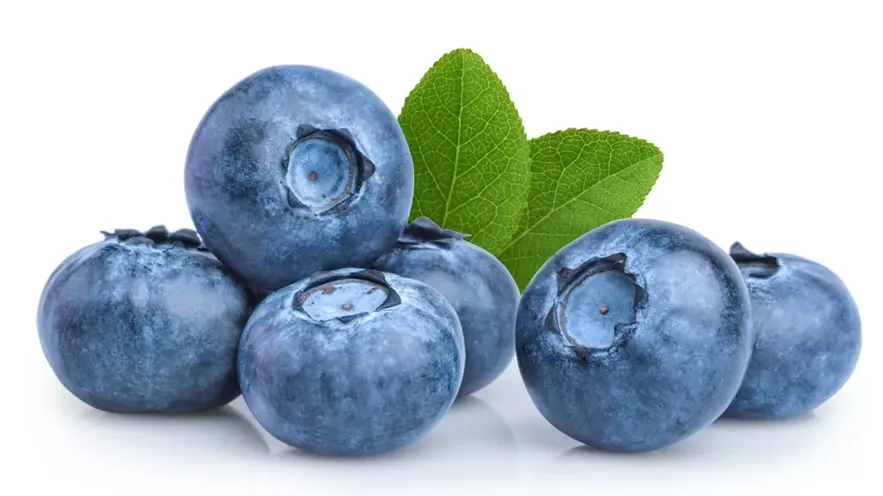
#> input picture recursos/Arandanos.webp, 883 x 496 px, shrunk from 1092 x 614 before the run, found by its file name
$ python intro_imagenes.py
#> lines starting #> are read from the running program, lines starting #| are printed output that depends on the picture; after the words box and inside, x2 and y2 are one past the last pixel; in counts of white or black regions, pixels touching at a corner belong together
# -*- coding: utf-8 -*-
"""
Created on Wed Jun 14 17:44:34 2023

@author: JUAN PABLO GASCA
"""

import cv2
import numpy as np

#Read method for pic path
blueberries = cv2.imread(r"C:\Users\JUANPABLOGASCA\Desktop\Deep_Vision\recursos\Arandanos.webp")
#> blueberries is the input picture: shape (496, 883, 3); mean B, G, R 195.3, 187, 170.6
#RGB = BGR (scales of three color - blue, green and red)
b = blueberries[:,:,0] #rows x columns of color blue
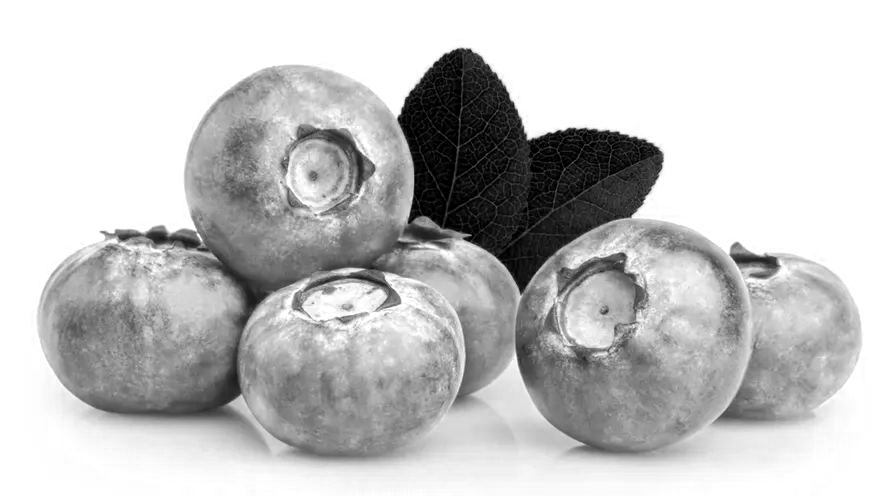
#> b: shape (496, 883); min 0, max 255, mean 195.3
g = blueberries[:,:,1] #rows x columns of color green
r = blueberries[:,:,2] #rows x columns of color red

bananas = cv2.imread(r"C:\Users\JUANPABLOGASCA\Desktop\Deep_Vision\recursos\bananos.jpg")
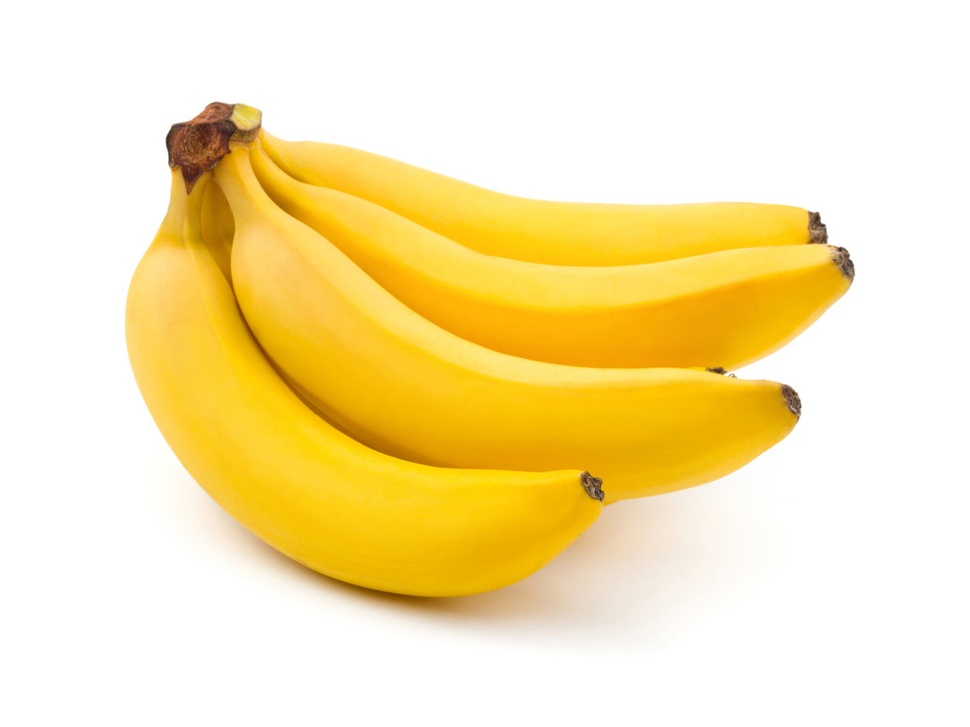
#> input picture recursos/bananos.jpg, 970 x 727 px, shrunk from 1200 x 900 before the run, found by its file name
#> bananas is the input picture: shape (727, 970, 3); mean B, G, R 178.6, 231.4, 249.4
#RGB = BGR (scales of three color - blue, green and red)
b2 = bananas[:,:,0] #rows x columns of color blue
g2 = bananas[:,:,1] #rows x columns of color green
r2 = bananas[:,:,2] #rows x columns of color red
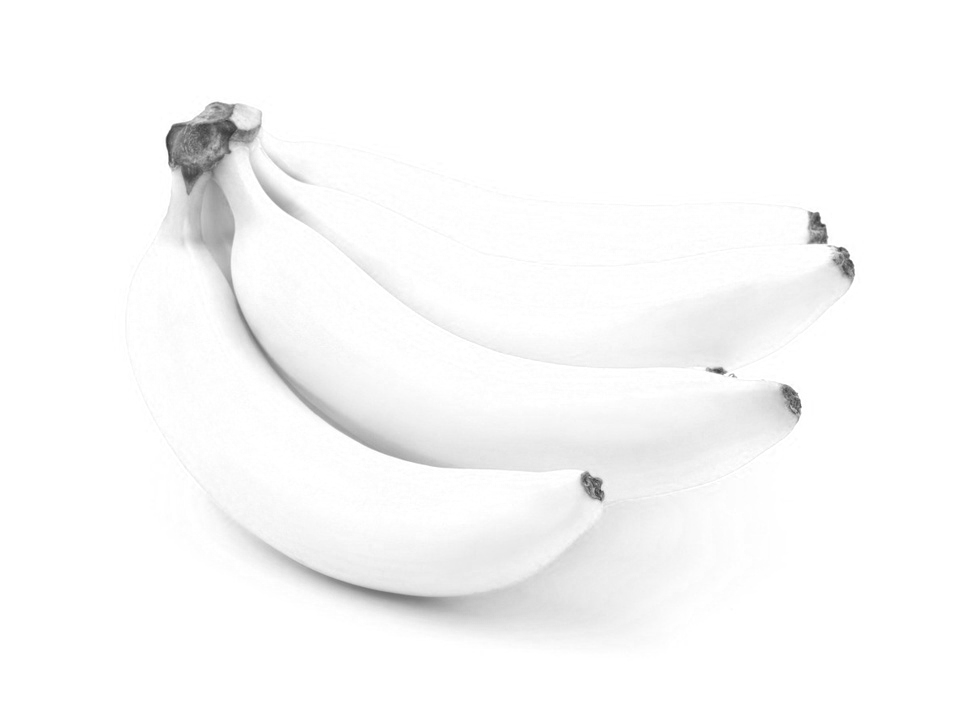
#> r2: shape (727, 970); min 52, max 255, mean 249.4

#Show the picture using opencv
"""cv2.imshow('',bananas) #Original Image
cv2.waitKey(0)
cv2.destroyAllWindows()"""

#Channel Colors - RGB Scales
#Color blue
cv2.imshow('',b) #Original Image
cv2.waitKey(0)
cv2.destroyAllWindows()

#Color green
cv2.imshow('',g) #Original Image
cv2.waitKey(0)
cv2.destroyAllWindows()

#Color red
cv2.imshow('',r) #Original Image
cv2.waitKey(0)
cv2.destroyAllWindows()


#Intensity Color (Average Channels - Gray's Scales)
img_gray = cv2.cvtColor(blueberries, cv2.COLOR_BGR2GRAY) #BGT to GRAY
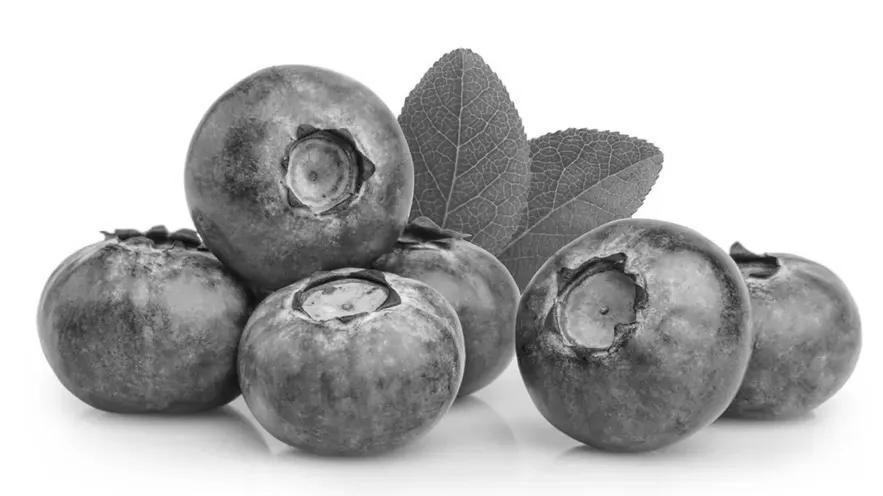
#> img_gray: shape (496, 883); min 4, max 255, mean 183
cv2.imshow('', img_gray)
cv2.waitKey(0)
cv2.destroyAllWindows()


#Binary Image upper 100
binary = np.uint8(255* (img_gray>100)) #Convert bool to image
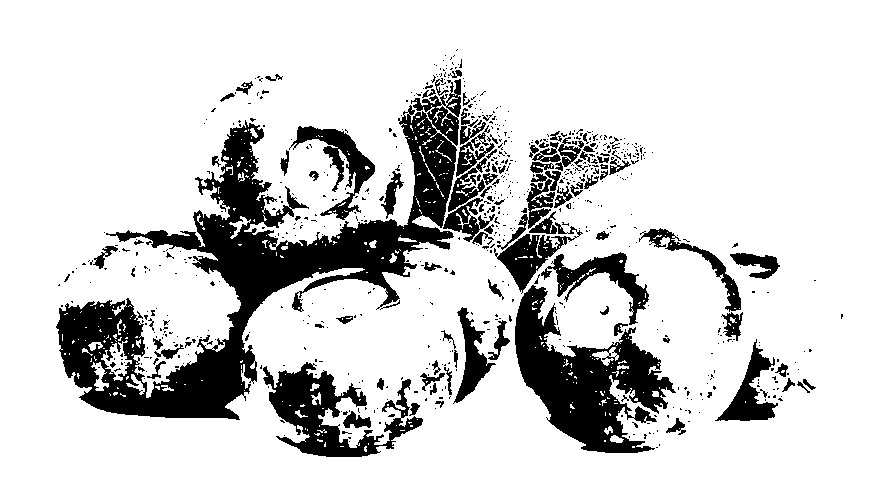
#> binary: shape (496, 883); 82.5% white; 708 black regions (603 under 20 px), largest, box (x1, y1, x2, y2) and area: (56, 79, 461, 420) 34563, (515, 285, 676, 453) 12003, (263, 362, 423, 457) 5846
cv2.imshow('', binary)
cv2.waitKey(0)
cv2.destroyAllWindows()

#Binary image under 70
binary2 = np.uint8(255*(img_gray<200)) #Show in white
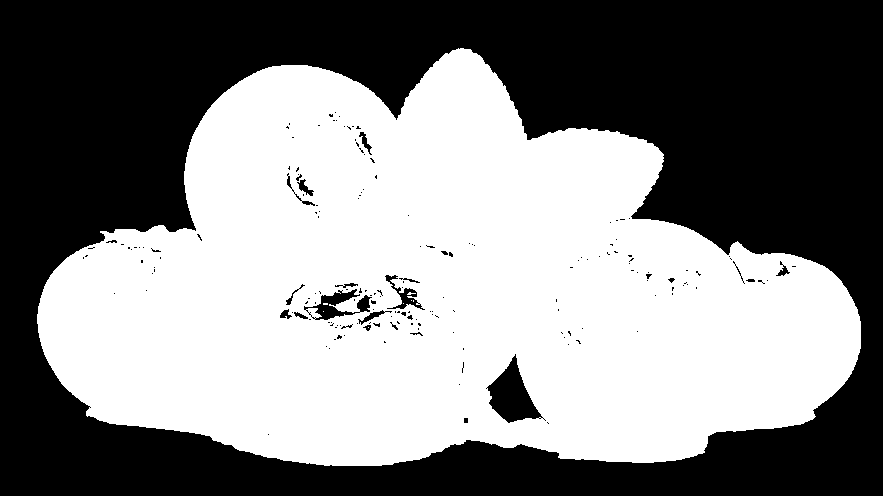
#> binary2: shape (496, 883); 51.2% white; 182 black regions (159 under 20 px), largest, box (x1, y1, x2, y2) and area: (0, 0, 883, 496) 208970, (486, 354, 546, 423) 1865, (304, 289, 372, 320) 830
cv2.imshow('',binary2)
cv2.waitKey(0)
cv2.destroyAllWindows()

#Binary image upper 190
binary3 = np.uint8(255*(img_gray>190)) #Show in black
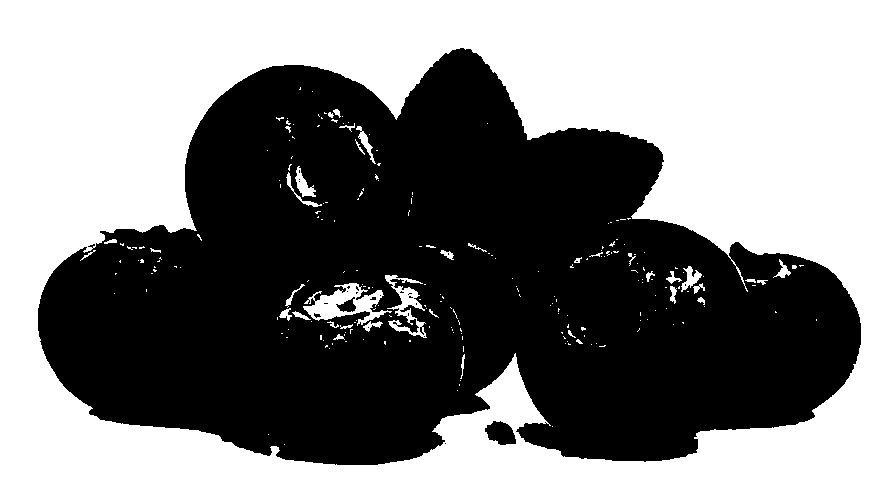
#> binary3: shape (496, 883); 50.4% white; 25 black regions (21 under 20 px), largest, box (x1, y1, x2, y2) and area: (38, 48, 861, 465) 216618, (485, 421, 516, 445) 519, (336, 297, 356, 312) 160, (314, 313, 321, 318) 20
cv2.imshow('',binary3)
cv2.waitKey(0)
cv2.destroyAllWindows()
